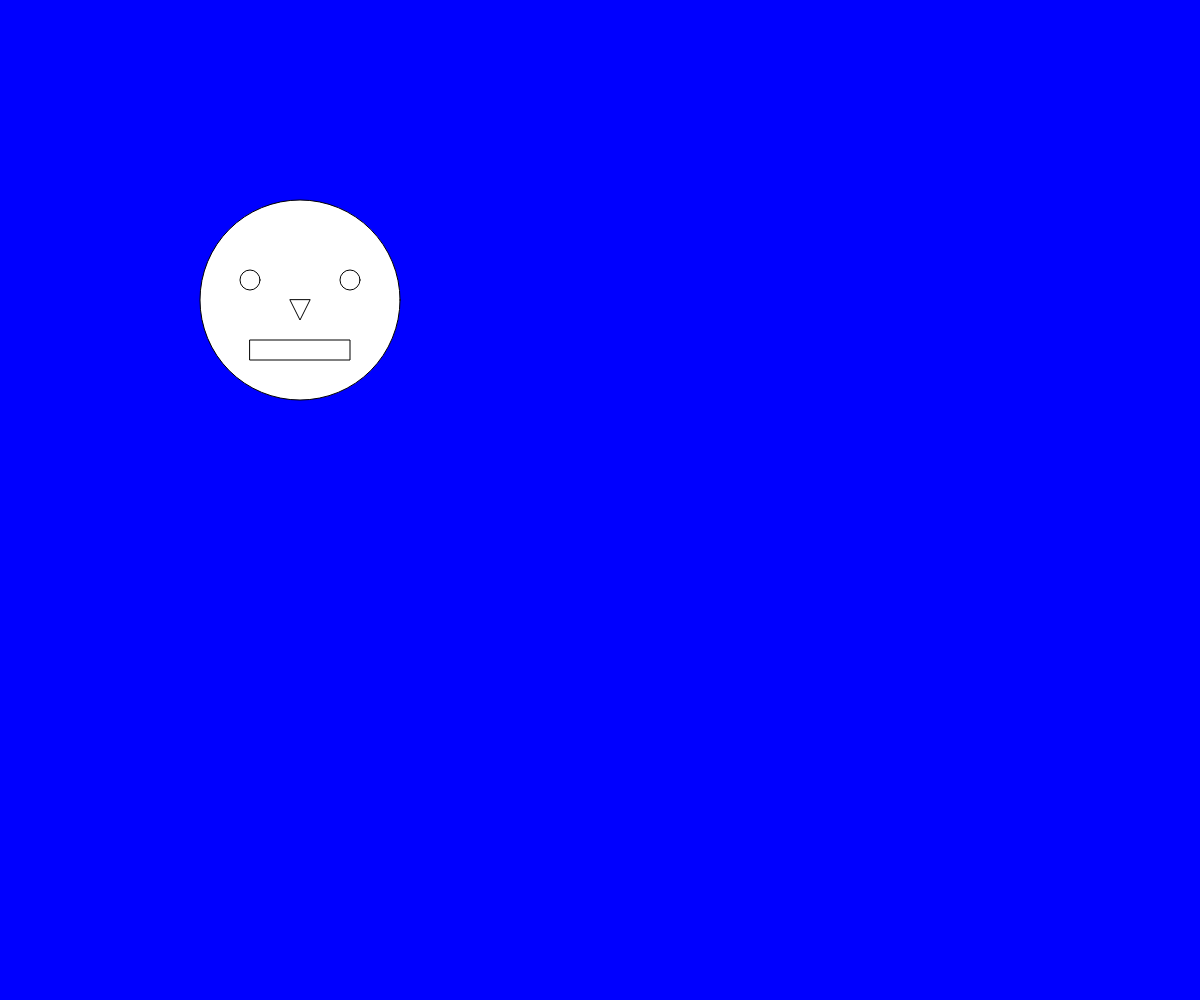
Frame 1 (no input)
Frame 60 (no input): identical to frame 1, image omitted
Frame 120 (the mouse pressed at the canvas centre since frame 60): identical to frame 1, image omitted

The p5.js sketch that drew this single still picture (run headless with seeded random() and noise() and a simulated clock; from frame 60 on, the mouse is pressed at the canvas centre):

// p5.js sketch
// ── sketch.js
/* BOILERPLATE
function setup() {
  // ваш setup код
  createCanvas(windowWidth, windowHeight)
  background(blue)
}

function draw() {
  // ваш draw код
}
*/

function setup() {
	createCanvas(windowWidth, windowHeight)
	background('blue')
	ellipse(300, 300, 200, 200)
	ellipse(250, 280, 20, 20)
	ellipse(350, 280, 20, 20)
	triangle(290, 300, 300, 320, 310, 300)
	rect(250, 340, 100, 20)

}
function draw() {
	
}
